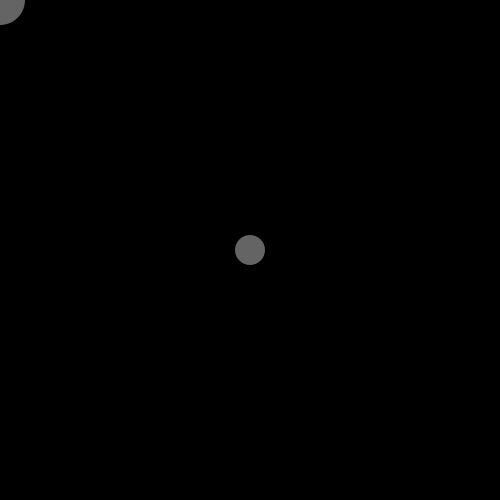
Frame 1 (no input)
Frame 60 (the mouse pressed at the canvas centre just before this capture): identical to frame 1, image omitted
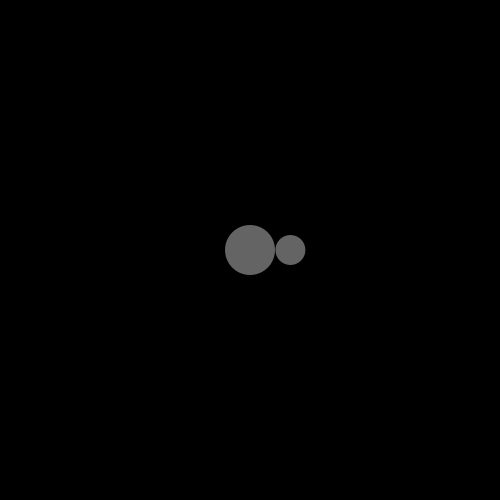
Frame 120 (the mouse held since frame 60 and released just before this capture)

The Processing sketch that drew these frames (run headless with seeded random() and noise(); from frame 60 on, the mouse is pressed at the canvas centre):

// Processing sketch: MasslessCircleCollisionTest
// ── MasslessCircleCollisionTest.pde
PVector pos, vel, acc;
float mouseDiameter, ballDiameter;

void setup(){
  size(500,500);
  noCursor();
  smooth();
  ellipseMode(CENTER);
  
  mouseDiameter = 50;
  ballDiameter = 30;
  
  pos = new PVector(width*0.5, height*0.5);
  vel = new PVector();
  acc = new PVector();
}

void draw(){
  background(0);
  drawMouse();
  updateBall();
  drawBall();
}

void updateBall(){
  PVector mouse = new PVector(mouseX, mouseY);
  PVector delta = new PVector(pos.x, pos.y);
  delta.sub(mouse);
  float collisionDistance = (ballDiameter+mouseDiameter)*0.5;
  
  // mouse collision
  if(delta.x*delta.x + delta.y*delta.y < collisionDistance*collisionDistance){
    // set new posision
    float angle = atan2(delta.y, delta.x);
    PVector angleVector = new PVector(cos(angle), sin(angle));
    PVector newPos = new PVector(angleVector.x, angleVector.y);
    newPos.mult(collisionDistance*1.01);
    newPos.add(mouse);
    pos.set(newPos);
    
    /* set new acceleration
    PVector mouseVel = new PVector(mouse.x - pmouseX, mouse.y - pmouseY);
    PVector newAcc = new PVector(angleVector.x, angleVector.y);
    newAcc.mult(mouseVel.mag());
    acc.add(newAcc);
    */
    
    // set new velocity
    PVector mouseVel = new PVector(mouse.x - pmouseX, mouse.y - pmouseY);
    PVector newVel = new PVector(angleVector.x, angleVector.y);
    float mouseVelAngle = atan2(mouseVel.y, mouseVel.x);
    newVel.mult(mouseVel.mag());
    newVel.mult(sin(angle-mouseVelAngle));
    vel.set(newVel);
  }
  
  // screen collision
  if(pos.x < ballDiameter*0.5 || pos.x > width - ballDiameter*0.5){
    pos.x = constrain(pos.x, ballDiameter*0.5, width - ballDiameter*0.5);
    vel.x *= -1;
  }
  
  if(pos.y < ballDiameter*0.5 || pos.y > height - ballDiameter*0.5){
    pos.y = constrain(pos.y, ballDiameter*0.5, height - ballDiameter*0.5);
    vel.y *= -1;
  }
  
  vel.add(acc);
  pos.add(vel);
  acc.mult(0);
}

void drawBall(){
  noStroke();
  fill(255,100);
  ellipse(pos.x, pos.y, ballDiameter, ballDiameter);
}

void drawMouse(){
  noStroke();
  fill(255,100);
  ellipse(mouseX, mouseY, mouseDiameter, mouseDiameter);
}
